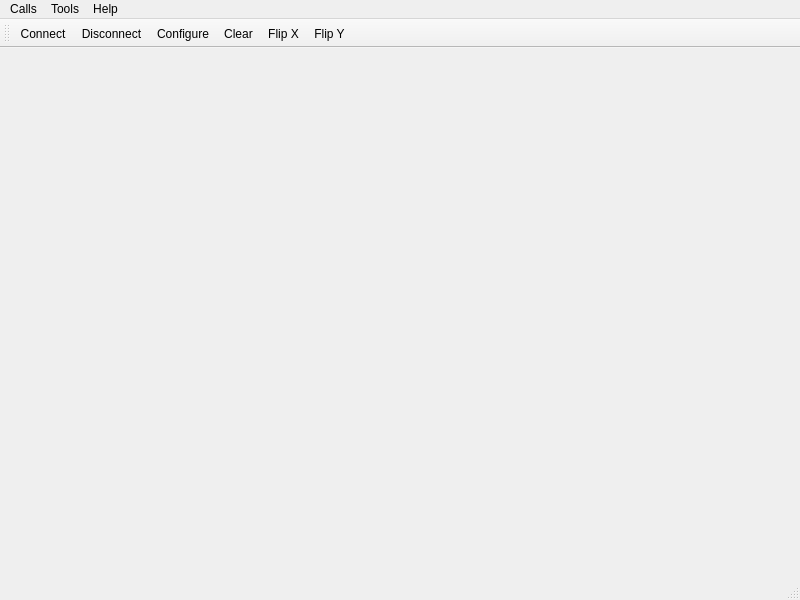
<?xml version="1.0" encoding="UTF-8"?>
<ui version="4.0">
 <class>MainWindow</class>
 <widget class="QMainWindow" name="MainWindow">
  <property name="geometry">
   <rect>
    <x>0</x>
    <y>0</y>
    <width>800</width>
    <height>600</height>
   </rect>
  </property>
  <property name="windowTitle">
   <string>Simple Terminal</string>
  </property>
  <widget class="QWidget" name="centralWidget">
   <layout class="QVBoxLayout" name="verticalLayout"/>
  </widget>
  <widget class="QMenuBar" name="menuBar">
   <property name="geometry">
    <rect>
     <x>0</x>
     <y>0</y>
     <width>800</width>
     <height>23</height>
    </rect>
   </property>
   <widget class="QMenu" name="menuCalls">
    <property name="title">
     <string>Calls</string>
    </property>
    <addaction name="actionConnect"/>
    <addaction name="actionDisconnect"/>
    <addaction name="separator"/>
    <addaction name="actionQuit"/>
   </widget>
   <widget class="QMenu" name="menuTools">
    <property name="title">
     <string>Tools</string>
    </property>
    <addaction name="actionConfigure"/>
    <addaction name="actionClear"/>
   </widget>
   <widget class="QMenu" name="menuHelp">
    <property name="title">
     <string>Help</string>
    </property>
    <addaction name="actionAbout"/>
    <addaction name="actionAboutQt"/>
   </widget>
   <addaction name="menuCalls"/>
   <addaction name="menuTools"/>
   <addaction name="menuHelp"/>
  </widget>
  <widget class="QToolBar" name="mainToolBar">
   <attribute name="toolBarArea">
    <enum>TopToolBarArea</enum>
   </attribute>
   <attribute name="toolBarBreak">
    <bool>false</bool>
   </attribute>
   <addaction name="actionConnect"/>
   <addaction name="actionDisconnect"/>
   <addaction name="actionConfigure"/>
   <addaction name="actionClear"/>
   <addaction name="actionFlip_X"/>
   <addaction name="actionFlip_Y"/>
  </widget>
  <widget class="QStatusBar" name="statusBar"/>
  <action name="actionAbout">
   <property name="text">
    <string>&amp;About</string>
   </property>
   <property name="toolTip">
    <string>About program</string>
   </property>
   <property name="shortcut">
    <string>Alt+A</string>
   </property>
  </action>
  <action name="actionAboutQt">
   <property name="text">
    <string>About Qt</string>
   </property>
  </action>
  <action name="actionConnect">
   <property name="icon">
    <iconset>
     <normaloff>images/connect.png</normaloff>images/connect.png</iconset>
   </property>
   <property name="text">
    <string>C&amp;onnect</string>
   </property>
   <property name="toolTip">
    <string>Connect to serial port</string>
   </property>
   <property name="shortcut">
    <string>Ctrl+O</string>
   </property>
  </action>
  <action name="actionDisconnect">
   <property name="icon">
    <iconset>
     <normaloff>images/disconnect.png</normaloff>images/disconnect.png</iconset>
   </property>
   <property name="text">
    <string>&amp;Disconnect</string>
   </property>
   <property name="toolTip">
    <string>Disconnect from serial port</string>
   </property>
   <property name="shortcut">
    <string>Ctrl+D</string>
   </property>
  </action>
  <action name="actionConfigure">
   <property name="icon">
    <iconset>
     <normaloff>images/settings.png</normaloff>images/settings.png</iconset>
   </property>
   <property name="text">
    <string>&amp;Configure</string>
   </property>
   <property name="toolTip">
    <string>Configure serial port</string>
   </property>
   <property name="shortcut">
    <string>Alt+C</string>
   </property>
  </action>
  <action name="actionClear">
   <property name="icon">
    <iconset>
     <normaloff>images/clear.png</normaloff>images/clear.png</iconset>
   </property>
   <property name="text">
    <string>C&amp;lear</string>
   </property>
   <property name="toolTip">
    <string>Clear data</string>
   </property>
   <property name="shortcut">
    <string>Alt+L</string>
   </property>
  </action>
  <action name="actionQuit">
   <property name="icon">
    <iconset>
     <normaloff>images/application-exit.png</normaloff>images/application-exit.png</iconset>
   </property>
   <property name="text">
    <string>&amp;Quit</string>
   </property>
   <property name="shortcut">
    <string>Ctrl+Q</string>
   </property>
  </action>
  <action name="actionFlip_X">
   <property name="checkable">
    <bool>true</bool>
   </property>
   <property name="text">
    <string>Flip X</string>
   </property>
   <property name="menuRole">
    <enum>QAction::NoRole</enum>
   </property>
  </action>
  <action name="actionFlip_Y">
   <property name="checkable">
    <bool>true</bool>
   </property>
   <property name="text">
    <string>Flip Y</string>
   </property>
   <property name="menuRole">
    <enum>QAction::NoRole</enum>
   </property>
  </action>
 </widget>
 <layoutdefault spacing="6" margin="11"/>
 <resources/>
 <connections/>
</ui>
